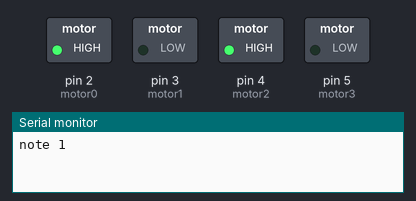
Bench run of a sketch on a simulated Arduino Uno, built with avr-gcc and run on an emulated ATmega328P. On the bench: switched loads named in the sketch (green lamp = pin HIGH), the last lines printed to the serial monitor.

Above: at 1.9 s.
At 5.7 s:
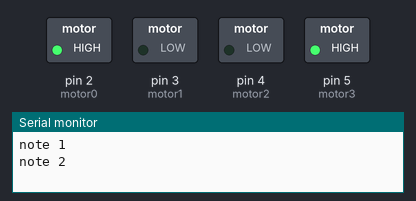
At 9.6 s:
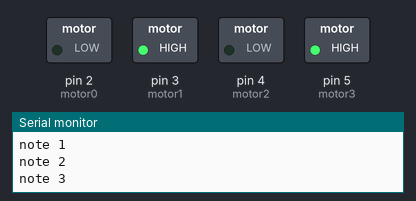
At 13.4 s:
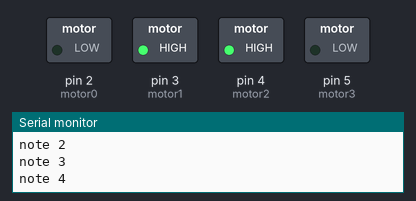
Timing chart, 0 to 20.0 s (numbered marks = the images above):
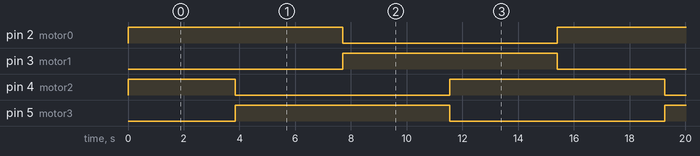

The sketch:

arduino_song.ino
```cpp
//#include <Metro.h> // Include Metro library
//#include <math.h> // for logarithmic scaling

// Set ideal pwm level
int off = LOW;
int pwm = HIGH;

// Define motors pins (*4)
const int motor0 =  2; //2
const int motor1 =  3; //3
const int motor2 =  4; //7
const int motor3 =  5; //10

// Define motor names (*$4)
//char plate2 = 'plate2';
//char plate3 = 'plate3';
//char plate7 = 'plate7';
//char plate10 = 'plate10';

// Define motor states (*4)
int motor0State =  pwm;
int motor1State =  pwm;
int motor2State =  pwm;
int motor3State =  pwm;

// Set the active interval (same for all for now?)
float t =  3850;
//float t1 =  290;
//float t2 =  295;
//float t3 =  185;

// Set the rest interval (same for all for now?)
//float t0rest =  15;
//float t1rest =  220;
//float t2rest =  225;
//float t3rest =  125;

// Instatiate metro object  (*4)
//Metro metro0 =  Metro(t0);
//Metro metro1 =  Metro(t1);
//Metro metro2 =  Metro(t2);
//Metro metro3 =  Metro(t3);

///////////////////////////////////////
//////// installation settings ////////
///////////////////////////////////////

// counter variables (0)
int counternote =  1;
int counterphrase =  1;

// how many times to do pattern before it reevaluates itself (way arbitrary)
int unit0 = 5; // just one for now
//int unit1 = 5;
//int unit2 = 3;
//int unit3 = 7;


// installation time multiplier
int installationgp = 30;  // grand pause (*trest)
int installationrest = 14; // pause (*trest)

void setup()
{
  // declare output pins
  pinMode(motor0,OUTPUT);
  pinMode(motor1,OUTPUT);
  pinMode(motor2,OUTPUT);
  pinMode(motor3,OUTPUT);
  Serial.begin(57600);
}

void loop() {

  Serial.println("note 1");
  digitalWrite(motor0,pwm);
  digitalWrite(motor1,off);
  digitalWrite(motor2,pwm);
  digitalWrite(motor3,off);
  delay(t);

  Serial.println("note 2");
  digitalWrite(motor0,pwm);
  digitalWrite(motor1,off);
  digitalWrite(motor2,off);
  digitalWrite(motor3,pwm);
  delay(t);

  Serial.println("note 3");
  digitalWrite(motor0,off);
  digitalWrite(motor1,pwm);
  digitalWrite(motor2,off);
  digitalWrite(motor3,pwm);
  delay(t);

  Serial.println("note 4");
  digitalWrite(motor0,off);
  digitalWrite(motor1,pwm);
  digitalWrite(motor2,pwm);
  digitalWrite(motor3,off);
  delay(t);

}
```

Measured:
- by itself, pin 2 (motor0), pin 3 (motor1), pin 5 (motor3): alternates HIGH for 7.7 s and LOW for 7.7 s
- by itself, pin 4 (motor2): repeats every 15.4 s: LOW 7.7 s, HIGH 7.7 s
- by itself, everything shown: repeats every 15.4 s, in 4 steps
